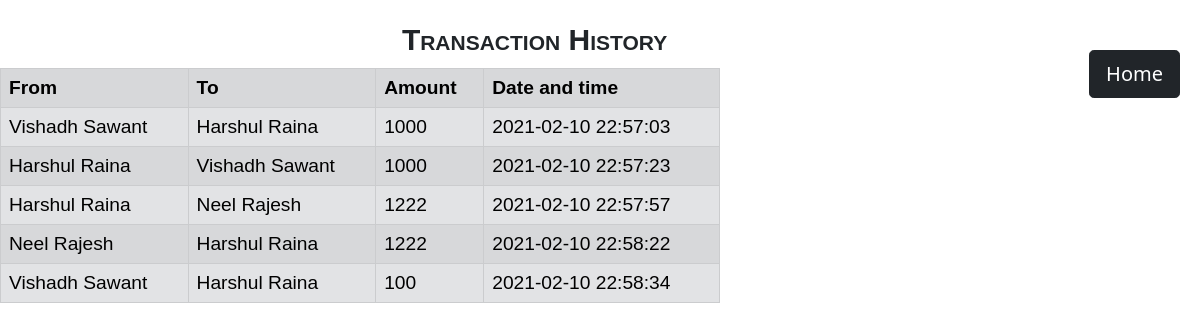
The page /history.php on the database its author committed.
### tables this page shows
CREATE TABLE `transaction` (
  `sender` text NOT NULL,
  `receiver` text NOT NULL,
  `balance` int(10) NOT NULL,
  `datetime` datetime NOT NULL DEFAULT current_timestamp()
);

### history.php (the view, shortened to what this page needs)
<!DOCTYPE html>
<html lang=en>
    <head>
        <link href="https://cdn.jsdelivr.net/npm/bootstrap@5.0.0-beta1/dist/css/bootstrap.min.css" rel="stylesheet">
        <link rel="stylesheet" href ="styles.css">
    </head>
	<body id="customer">
		<a href="index.php" style ="float:right; padding: 50px 20px;"><button type="button" class="btn btn-dark btn-lg" >Home </button></a>
		<h2 class="head" style="font: small-caps bold 30px/1 sans-serif; text-align:center;"> Transaction History</h2>
		<table class="table table-striped table-secondary  table-bordered" id ="table">
        <tr>
            <th>From</th>
            <th>To</th>
            <th>Amount</th>
            <th>Date and time</th>
        </tr>
		 <?php
            include 'config.php';
            $sql ="select * from transaction";
            $query =mysqli_query($conn, $sql);
            while($rows = mysqli_fetch_assoc($query))
            {
        ?>
            <tr>
				<td><?php echo $rows['sender']; ?></td>
				<td><?php echo $rows['receiver']; ?></td>
				<td><?php echo $rows['balance']; ?> </td>
				<td><?php echo $rows['datetime']; ?> </td>
            </tr>
		<?php
            }
        ?>
	</body>
<html>

### styles.css (style rules this page uses)
body { background-image: url("image/euro5.jpg"); background-repeat: no-repeat; background-position: top; background-size: 1600px 1100px; }
#customer { background-image: url("image/euro5.jpg"); background-repeat: no-repeat; background-position: top; background-size: 1600px 1100px; }
.head { position: relative; top: 25px; }
#table { position:relative; top: 30px; font: 1.2em "Fira Sans", sans-serif; background-color: transparent; table-layout: auto; width: 60%; }

### rows shown on the page
transaction: sender "Vishadh Sawant", receiver "Harshul Raina", balance "1000", datetime "2021-02-10 22:57:03"
transaction: sender "Harshul Raina", receiver "Vishadh Sawant", balance "1000", datetime "2021-02-10 22:57:23"
transaction: sender "Harshul Raina", receiver "Neel Rajesh", balance "1222", datetime "2021-02-10 22:57:57"
transaction: sender "Neel Rajesh", receiver "Harshul Raina", balance "1222", datetime "2021-02-10 22:58:22"
transaction: sender "Vishadh Sawant", receiver "Harshul Raina", balance "100", datetime "2021-02-10 22:58:34"
